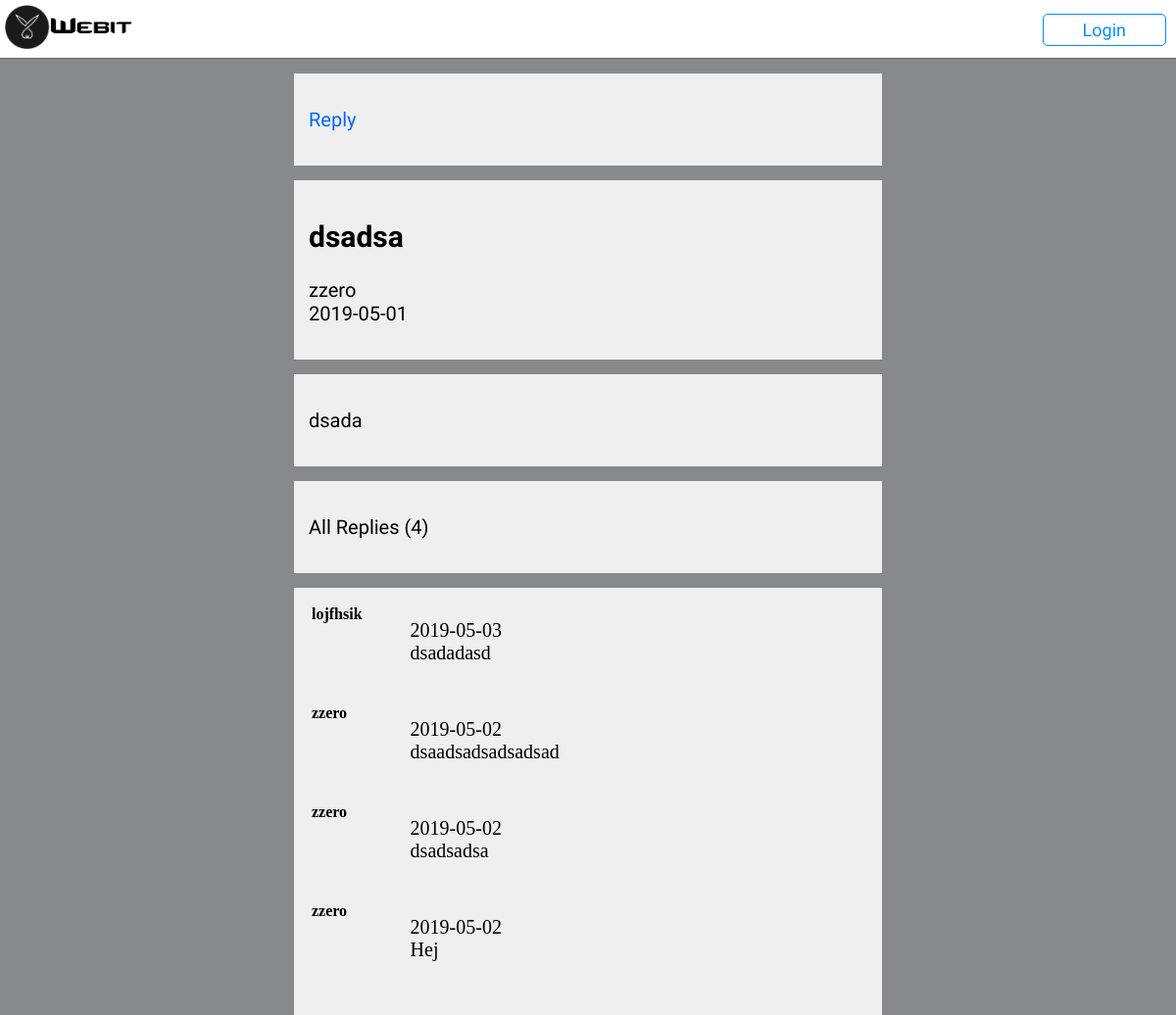
Page /readtopic.php?cid=1&scid=1&tid=15 on the committed database.
### tables this page shows
CREATE TABLE `topics` (
  `topic_id` int(8) UNSIGNED NOT NULL,
  `replies` int(3) UNSIGNED NOT NULL,
  `category_id` int(3) UNSIGNED NOT NULL,
  `subcategory_id` int(3) UNSIGNED NOT NULL,
  `author` varchar(16) NOT NULL,
  `title` varchar(128) NOT NULL,
  `content` text NOT NULL,
  `date_posted` date NOT NULL,
  `views` int(5) UNSIGNED NOT NULL
);

CREATE TABLE `replies` (
  `reply_id` int(3) UNSIGNED NOT NULL,
  `category_id` int(3) UNSIGNED NOT NULL,
  `subcategory_id` int(3) UNSIGNED NOT NULL,
  `topic_id` int(3) UNSIGNED NOT NULL,
  `author` varchar(16) NOT NULL,
  `comment` text NOT NULL,
  `date_posted` date NOT NULL
);

### content_function.php (the view, shortened to what this page needs)
<?php
	function disptopic($cid, $scid, $tid) {
		include ('dbconn.php');
		$select = mysqli_query($con, "SELECT cat_id, subcat_id, topic_id, author, title, content, date_posted FROM
									  categories, subcategories, topics WHERE ($cid = categories.cat_id) AND
									  ($scid = subcategories.subcat_id) AND ($tid = topics.topic_id)");
		$row = mysqli_fetch_assoc($select);
		echo nl2br("<div class='content'><h2 class='title'>".$row['title']."</h2><p>".$row['author']."\n".$row['date_posted']."</p></div>");
		echo "<div class='content'><p>".$row['content']."</p></div>";
	}
	function replylink($cid, $scid, $tid) {
		echo "<p><a href='replyto.php?cid=".$cid."&scid=".$scid."&tid=".$tid."'> Reply</a></p>";
	}
	function dispreplies($cid, $scid, $tid) {
		include ('dbconn.php');
		$select = mysqli_query($con, "SELECT replies.author, comment, replies.date_posted FROM categories, subcategories,
									  topics, replies WHERE ($cid = replies.category_id) AND ($scid = replies.subcategory_id)
									  AND ($tid = replies.topic_id) AND ($cid = categories.cat_id) AND
									  ($scid = subcategories.subcat_id) AND ($tid = topics.topic_id) ORDER BY reply_id DESC");
		if (mysqli_num_rows($select) != 0) {
			echo "<div class='content'><table class='reply-table'>";
			while ($row = mysqli_fetch_assoc($select)) {
				echo nl2br("<tr><th width='15%'>".$row['author']."</th><td>".$row['date_posted']."\n".$row['comment']."\n\n</td></tr>");
			}
			echo "</table></div>";
		}
	}
?>

### css/style.css (style rules this page uses)
body { margin:0; padding:0; background-color:#878A8C; }
nav > ul > li { padding:0px 10px 25px 0px; display:inline-block; list-style-type:none; }
.float { margin-top:20px; float:right; }
nav > ul > li > .login:link { color:#008FFF; text-decoration:none; padding:5px 40px 5px 40px; border:1px solid #008FFF; border-radius:5px; cursor: pointer; transition: 0.3s; }
*,:after,:before { box-sizing:border-box }
a { color:inherit;text-decoration:none }
.content { width:50%; font-family:"exo 2", sans-serif; font-size:20px; margin:20px auto; }
.content > .topic-table > tbody > tr > th,td { padding:15px; }
div.content { background-color: #EFEFEF; display: block; margin:0 auto; margin-top: 15px; width: 50%; position: relative; padding: 15px; }
a { text-decoration: none; color: #0066FF; }
p { font-family: "exo 2", sans-serif; }
table.reply-table { font-family: Calibri; width: 100%; }
table.reply-table th { vertical-align: top; text-align: left; font-size: 12pt; }
table.reply-table td { padding-left: 15px; vertical-align: top; margin-bottom: 5px; }

### rows in the picture
topics: title+author+date_posted "dsadsa zzero 2019-05-01", content "dsada"
replies: author+date_posted+comment "lojfhsik 2019-05-03 dsadadasd"
replies: author+date_posted+comment "zzero 2019-05-02 dsaadsadsadsadsad"
replies: author+date_posted+comment "zzero 2019-05-02 dsadsadsa"
replies: author+date_posted+comment "zzero 2019-05-02 Hej"

### other values in the picture
countReplies($_GET['cid'], $_GET['scid'], $_GET['tid']) "4"
